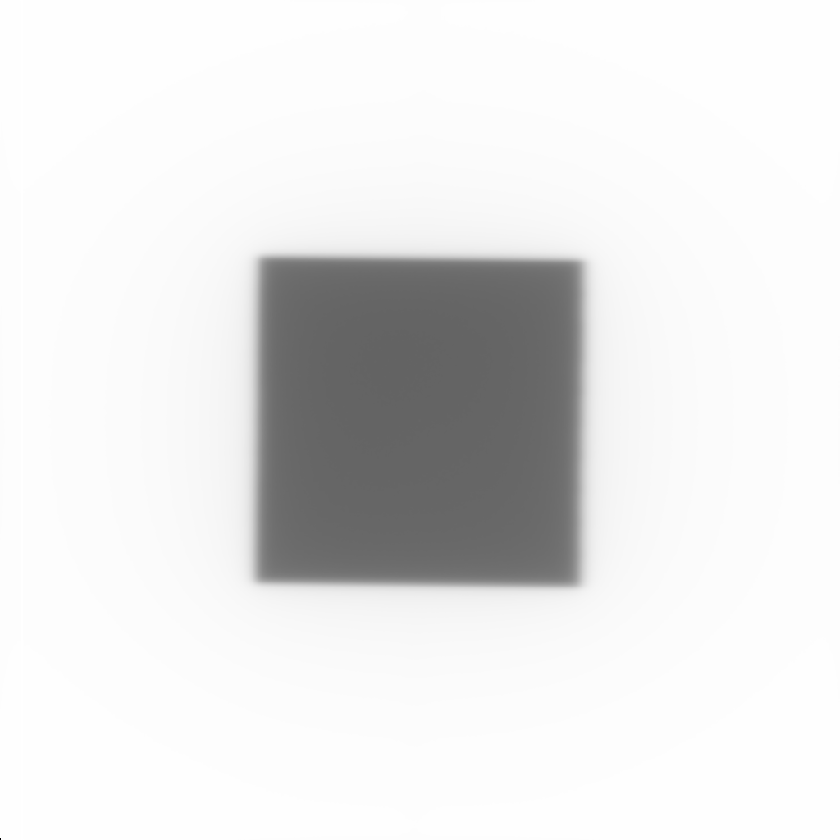
#> input picture compareimages/1mayo_10X10.tiff, 840 x 840 px, shrunk from 1024 x 1024 before the run; the run also reads 1 picture not shown here
$ python repeatability_evaluation.py
#> lines starting #> are read from the running program, lines starting #| are printed output that depends on the picture; after the words box and inside, x2 and y2 are one past the last pixel; in counts of white or black regions, pixels touching at a corner belong together; long printed decimals are rounded
### repeatability.py
import matplotlib.pyplot as plt
from skimage.metrics import structural_similarity as ssim
import cv2
import numpy as np
import warnings
warnings.simplefilter(action='ignore', category=FutureWarning)
class CompareImages():
    def __init__(self,pathA, pathB):
#> called with pathA = './compareimages/1mayo_10X10.tiff', pathB = './compareimages/2junio_10x10.tiff'
        self.imageA = cv2.imread(pathA)[:,:,0]
#> self.imageA: shape (840, 840); min 0, max 255, mean 229.5
        self.imageB = cv2.imread(pathB)[:,:,0]
#> self.imageB: shape (840, 840); min 0, max 255, mean 229.5
        # cv2.imshow("imageA",self.imageA)
        # cv2.waitKey()
    # [15 lines left out: functions dist_manhattan, dist_ncc, cor, not called in this run]
    def mse(self,imgA,imgB):
        # the 'Mean Squared Error' between the two images is the
        # sum of the squared difference between the two images;
        # NOTE: the two images must have the same dimension
        err = np.sum((imgA.astype("float") - imgB.astype("float")) ** 2)
        err /= float(imgA.shape[0] * imgA.shape[1])

        # return the MSE, the lower the error, the more "similar"
        return err
    def get_best_shift(self,iter):
#> called with iter = 25
        mse_min=100
        self.i_min = 0
        self.j_min = 0
        Img_temp=self.imageB
        for i in range (-iter,iter):
            for j in range (-iter,iter):
                Img_temp=np.roll(self.imageB,[i,j],axis=(0,1))
                mse_1 =self.mse(self.imageA,Img_temp)
                if mse_1 < mse_min:
                    self.i_min = i
                    self.j_min = j
                    mse_min = mse_1
#> this loop made 50 passes

        print(f"i: {self.i_min} - j: {self.j_min}, MSE = {mse_min}")
#| i: 1 - j: 0, MSE = 0.5954

        self.imageshifted=np.roll(self.imageB,[self.i_min,self.j_min],axis=(0,1))

        return self.imageshifted,self.i_min,self.j_min,mse_min

    def Pixel2mm(self,mmpx):
        """
        - mm to pixel conversion:
        ejemplo de uso:
        Se asume que entre la primer linea y la ultima hay 100 mm
        El inicio de la primer linea empieza a los 79px y la ultima linea finaliza en los 959px
        959-79 = 880
        100/880 = 0.11mm/px

        """
#> called with mmpx = 0.114

        shift_x_mm = self.i_min*mmpx
        shift_y_mm = self.j_min*mmpx
        print(f"image 2 is different to image 1 in x: {shift_x_mm} mm, y:{shift_y_mm} mm")
#| image 2 is different to image 1 in x: 0.1136 mm, y:0.0 mm
#| initial similarity: 0.9985
#| final similarity: 0.9988
#| initial error: 1.580
#| final error: 0.5954

    def evaluate_simility(self):
        self.initial_simility = ssim(self.imageA, self.imageB)
        self.final_simility = ssim(self.imageA, self.imageshifted)


    def evaluate_error(self):
        self.initialError = self.mse(self.imageA, self.imageB)
        self.finalError = self.mse(self.imageA, self.imageshifted)

    def display_difference(self):
        subtracted = cv2.subtract(self.imageA, self.imageB).astype("uint8")
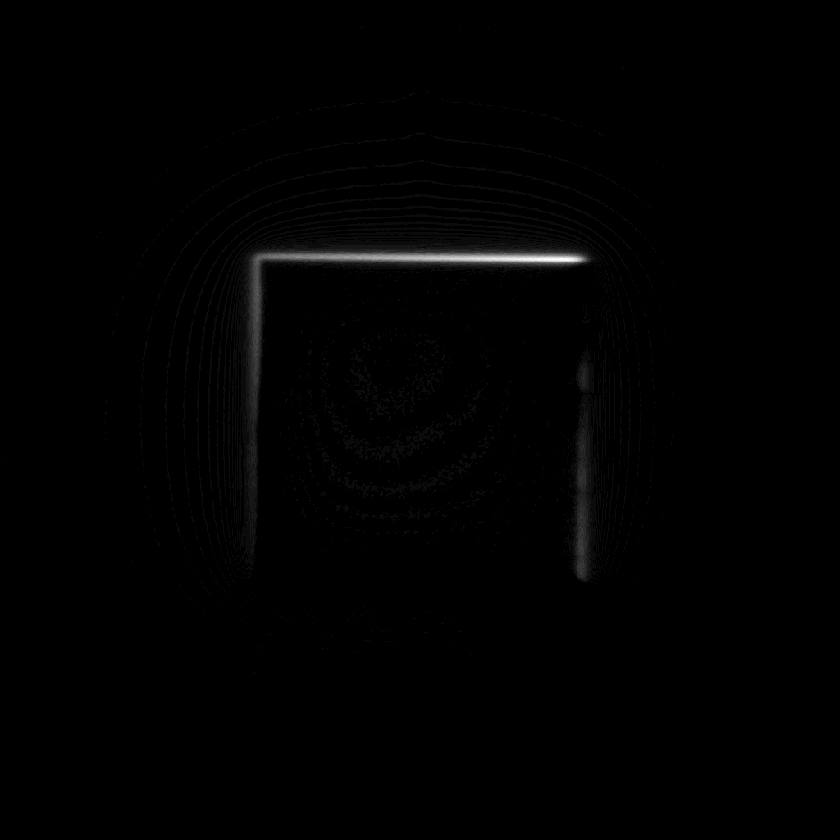
#> subtracted: shape (840, 840); min 0, max 23, mean 0.1; drawn with min black and max white
        subtracted_init = cv2.threshold(subtracted, 0, 255,cv2.THRESH_BINARY_INV | cv2.THRESH_OTSU)[1]
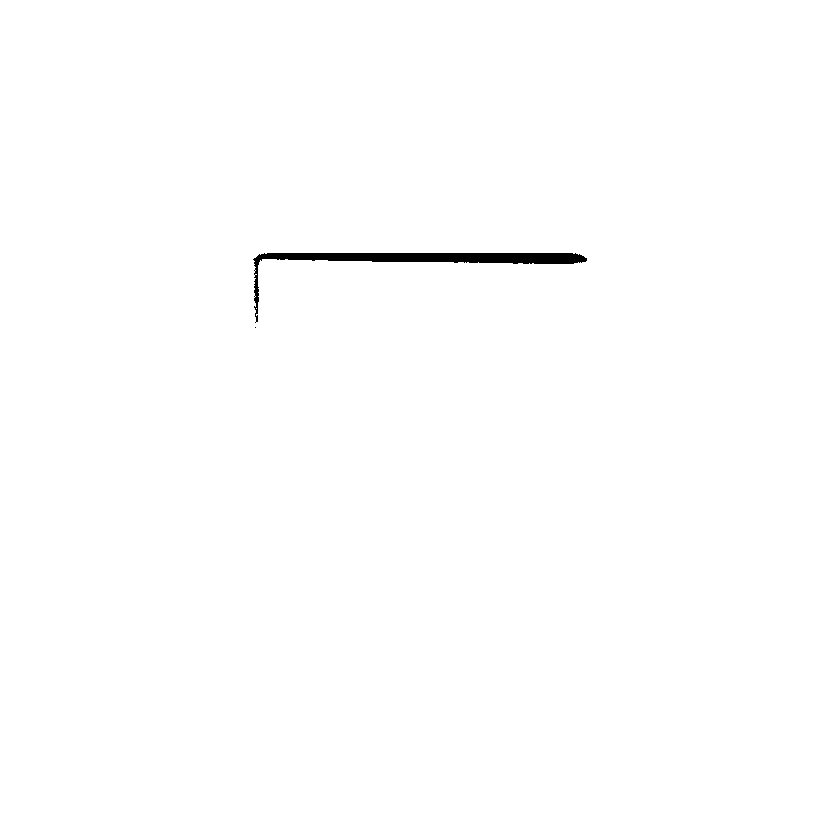
#> subtracted_init: shape (840, 840); 99.6% white; 2 black regions (1 under 20 px), largest, box (x1, y1, x2, y2) and area: (253, 253, 587, 323) 3106
        subtracted_final = cv2.subtract(self.imageA, self.imageshifted).astype("uint8")
        subtracted_final = cv2.threshold(subtracted_final, 0, 255,cv2.THRESH_BINARY_INV | cv2.THRESH_OTSU)[1]
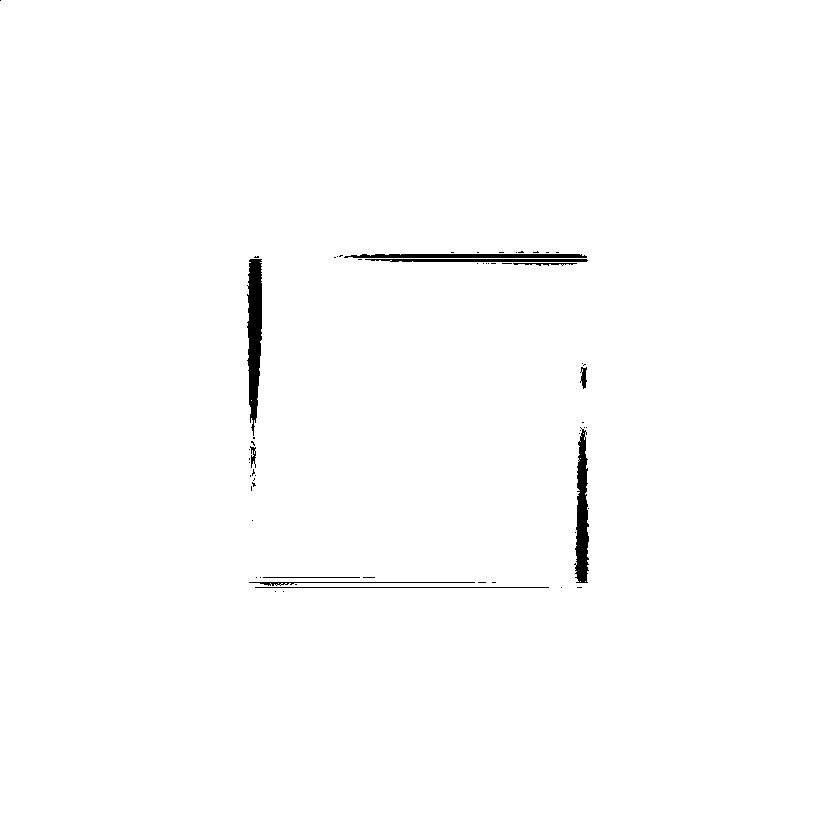
#> subtracted_final: shape (840, 840); 99.1% white; 61 black regions (51 under 20 px), largest, box (x1, y1, x2, y2) and area: (247, 259, 262, 436) 1889, (574, 427, 589, 583) 1468, (344, 254, 587, 258) 914
        cv2.imshow("initial difference",subtracted_init)
        cv2.imshow("final difference",subtracted_final)
        cv2.waitKey()
        cv2.destroyAllWindows()
    # [5 lines left out: function display_images, not called in this run]
    def save_shifted_image(self,output_path):
        cv2.imwrite(output_path, self.imageshifted)

    def display_results(self):
        self.evaluate_simility()
        self.evaluate_error()
        print(f'initial similarity: {self.initial_simility}')
        print(f'final similarity: {self.final_simility}')
        print(f'initial error: {self.initialError}')
        print(f'final error: {self.finalError}')

    def evaluate_images(self,number_iterations,mm_px):
        self.get_best_shift(number_iterations)
        self.Pixel2mm(mm_px)
        self.display_results()
        self.display_difference()

### repeatability_evaluation.py
from repeatability import CompareImages


# image_1_path = './compareimages/PicketFenceY2.tiff'
# image_2_path = './compareimages/PicketFenceY2_5.tiff'
# output_path = './compareimages/PicketFenceY2_5_fixed.tiff'
image_1_path = './compareimages/1mayo_10X10.tiff'
image_2_path = './compareimages/2junio_10x10.tiff'

number_iterations = 25
mm_px = 0.1136
compareimages = CompareImages(image_1_path,image_2_path)
compareimages.evaluate_images(number_iterations,mm_px)
